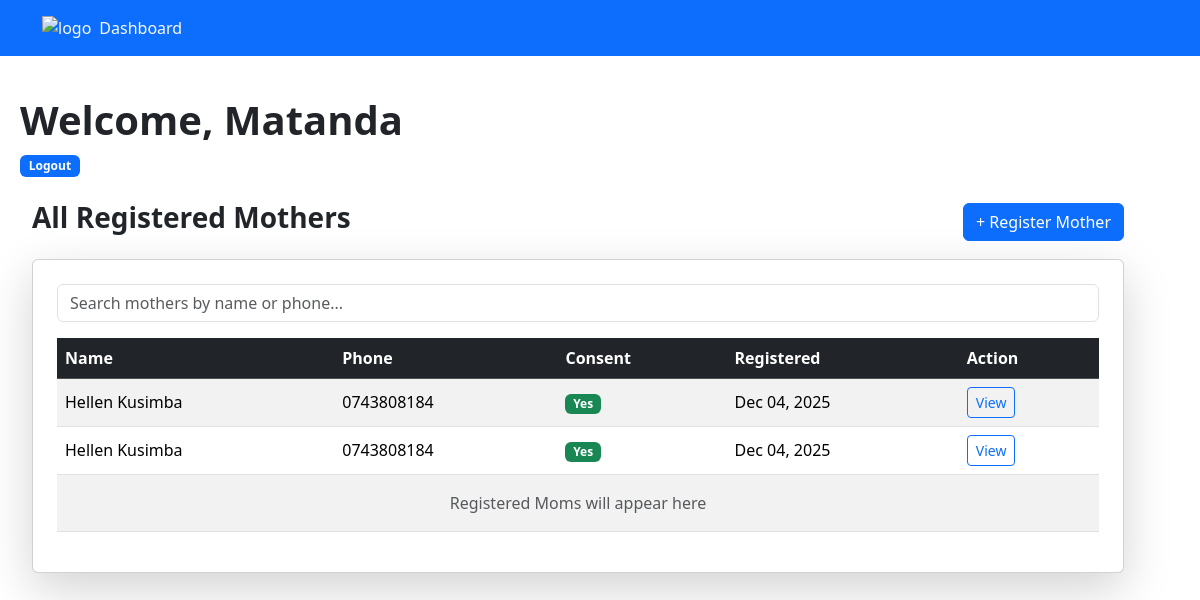
Before: /Mom/staffDashboard/ (signed in) with the older database file.
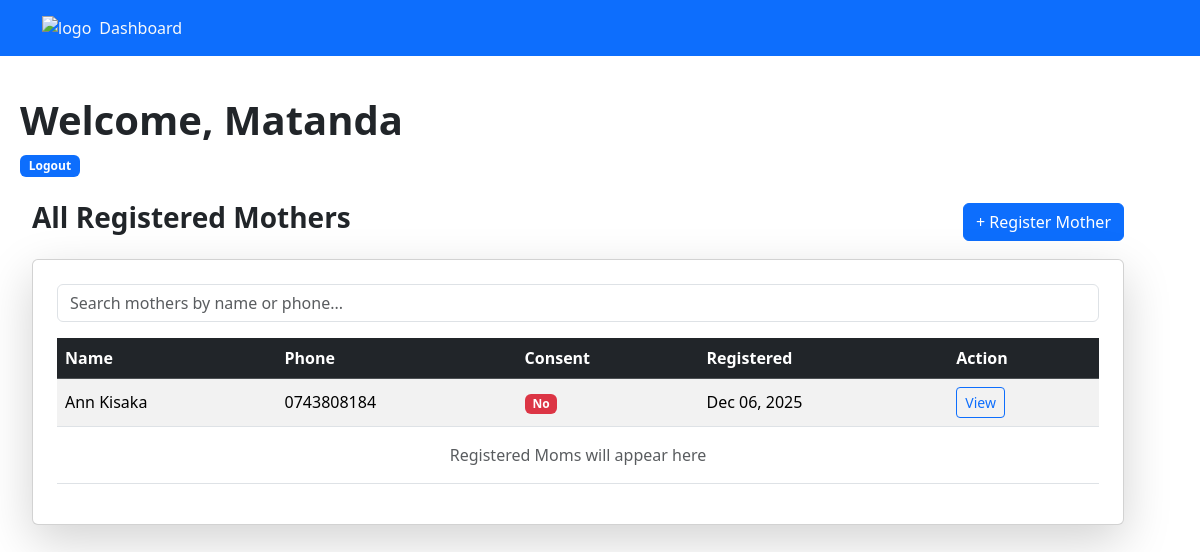
After: the same page with the newer database file.
### Mom/models.py (models this page shows, shortened)
class Mother (models.Model):
    name=models.CharField(max_length=255)
    phone=models.CharField(max_length=20,help_text="Format 07..or 01...or +254....")
    language=models.CharField(max_length=50,default='en')
    consent=models.BooleanField(db_default=False)
    hospital=models.CharField(max_length=255)
    created_at=models.DateTimeField(default=timezone.now)

### Mom/views.py (the view)
# urls.py: path('staffDashboard/', views.staff_dashboard, name='staff_dashboard'),
@login_required
def staff_dashboard(request):
    mothers = Mother.objects.all().order_by('-created_at')
    context = {'mothers': mothers}
    return render(request, 'Mom/staff_dashboard.html', context)

### Mom/templates/Mom/staff_dashboard.html (shortened to what this page needs)
{% extends "main.html" %} {% block content %}
<p class="d-flex">
 <h1 class="fw-bold">Welcome, {{ request.user.username }} </h1>
  <form method="POST" action="{% url 'staff_logout' %}" style="display:inline;">
    <button type="submit" class="btn btn-link  align-baseline badge text-decoration-none bg-primary">
        Logout
    </button>
</form>
</p>
<div class="container mt-4">
  <div class="d-flex justify-content-between align-items-center mb-3">
    <h3 class="fw-bold">All Registered Mothers</h3>
    <a href="{% url 'register' %}" class="btn btn-primary">
      + Register Mother
    </a>
  </div>
  <div class="card shadow-lg p-4">
    <input
      id="searchInput"
      type="text"
      class="form-control mb-3"
      placeholder="Search mothers by name or phone..."
    />
    <div class="table-responsive">
      <table class="table table-hover table-striped align-middle">
        <thead class="table-dark">
          <tr>
            <th>Name</th>
            <th>Phone</th>
            <th>Consent</th>
            <th>Registered</th>
            <th>Action</th>
          </tr>
        </thead>
        <tbody id="mothersTable">
          {% for mother in mothers %}
          <tr>
            <td>{{ mother.name }}</td>
            <td>{{ mother.phone }}</td>
            <td>
              {% if mother.consent %}
              <span class="badge bg-success">Yes</span>
              {% else %}
              <span class="badge bg-danger">No</span>
              {% endif %}
            </td>
            <td>{{ mother.created_at|date:"M d, Y" }}</td>
            <td>
              <a
                href="{% url 'motherPage' mother.id %}"
                class="btn btn-sm btn-outline-primary"
              >
                View
              </a>
            </td>
          </tr>
           {% endfor %}
          <tr>
            <td colspan="8" class="text-center py-3 text-muted">
             Registered Moms will appear here
            </td>
          </tr>
        </tbody>
      </table>
    </div>
  </div>
</div>
 {% endblock %}

Changed rows visible on the page:
removed Mother: name "Hellen Kusimba", phone "0743808184", consent "Yes", created_at "Dec 04, 2025"
removed Mother: name "Hellen Kusimba", phone "0743808184", consent "Yes", created_at "Dec 04, 2025"
added Mother: name "Ann Kisaka", phone "0743808184", consent "No", created_at "Dec 06, 2025"
